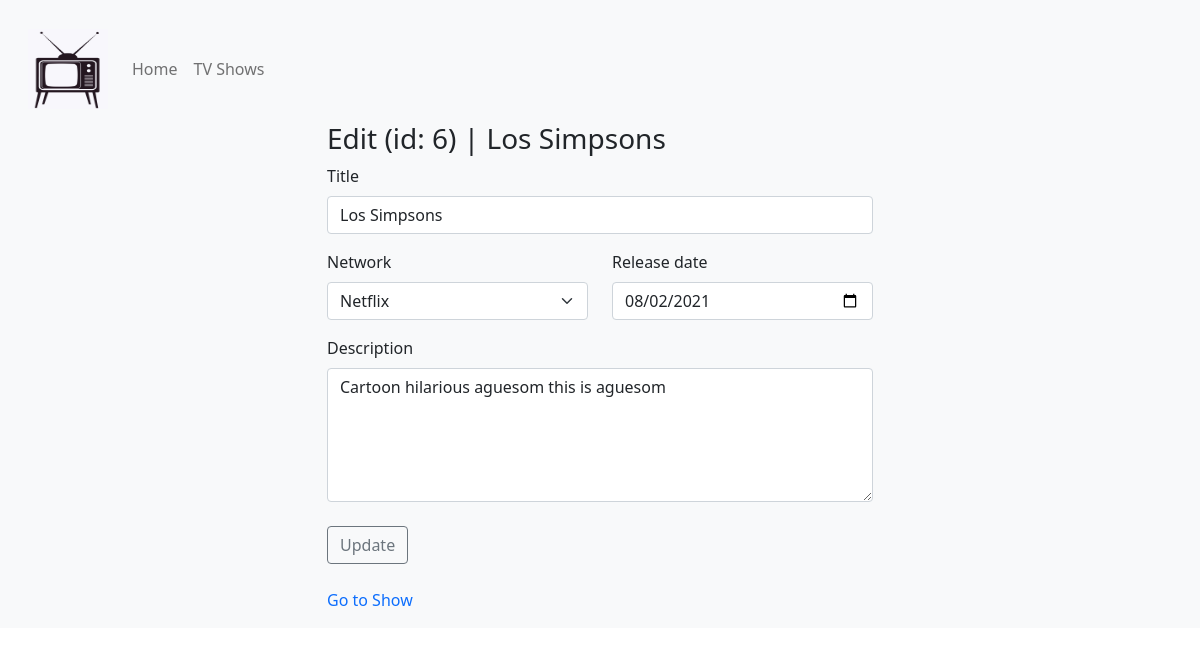
Screenshot of /shows/6/edit with the database file from the repository.
### tv_shows/models.py (models this page shows, shortened)
class Show(models.Model):
    title = models.CharField(max_length=100)
    description = models.TextField(max_length=500)
    network = models.ForeignKey(Network, related_name="show", on_delete = models.CASCADE)
    release_date = models.DateField()
    created_at = models.DateTimeField(auto_now_add=True)
    updated_at = models.DateTimeField(auto_now=True)
    class Meta:
        ordering = ('id',)

class Network(models.Model):
    name = models.CharField(max_length=50)
    created_at = models.DateTimeField(auto_now_add=True)
    updated_at = models.DateTimeField(auto_now=True)
    class Meta:
        ordering = ('id',)
    def __str__(self):
        return self.name

### tv_shows/views.py (the view)
# urls.py: path('shows/<show_id>/edit', views.edit_show, name='edit_edit'),
def edit_show(request, show_id):
    context = {
        'show':Show.objects.get(id=show_id),
        'network':Network.objects.all().exclude(show__id=show_id)
    }
    return render(request, 'tv_shows/edit.html', context)

### tv_shows/templates/tv_shows/edit.html (shortened to what this page needs)
{% extends "tv_shows/base.html" %}
{% block content %}
<div class="container mt-0">
    <div class="row justify-content-center">
        <div class="col-md-6">
            <h3 class="title">Edit (id: {{show.id}}) | {{show.title}}</h3>
            <form action="/shows/{{show.id}}/update" method="POST">
                <div class="form-group">
                    <label class="form-label" for="title">Title</label>
                    <input class="form-control" value="{{show.title}}" type="text" name="title" id="title" maxlength="100">
                </div>
                <div class="row my-3">
                    <div class="col-6">
                        <div class="form-group">
                            <label for="network" class="form-label">Network</label>
                            <select class="form-select" name="network" id="network">
                                <option value="{{show.network.id}}" selected="selected">{{show.network}}</option>
                            </select>
                        </div>
                    </div>
                    <div class="col-6">
                        <div>
                            <label class="form-label" for="release_date">Release date</label>
                            <input class="form-control" type="date" value="{{show.release_date|date:'Y-m-d'}}" name="release_date" id="release_date">
                        </div>
                    </div>
                </div>
                <div>
                    <label class="form-label" for="description">Description</label>
                    <textarea class="form-control" name="description" id="description" rows="5">{{show.description}}</textarea>
                </div>
                <div>
                    <button type="submit" class="btn btn-outline-secondary mt-4">Update</button>
                </div>
            </form>
            <div class="row mt-4">
                <a class="text-decoration-none" href="/shows/{{show.id}}">Go to Show</a>
            </div>
        </div>
    </div>
</div>
{% endblock %}

### rows the page displays
Show: id "6", title "Los Simpsons", network "Netflix", release_date "08/02/2021", description "Cartoon hilarious aguesom this is aguesom"
